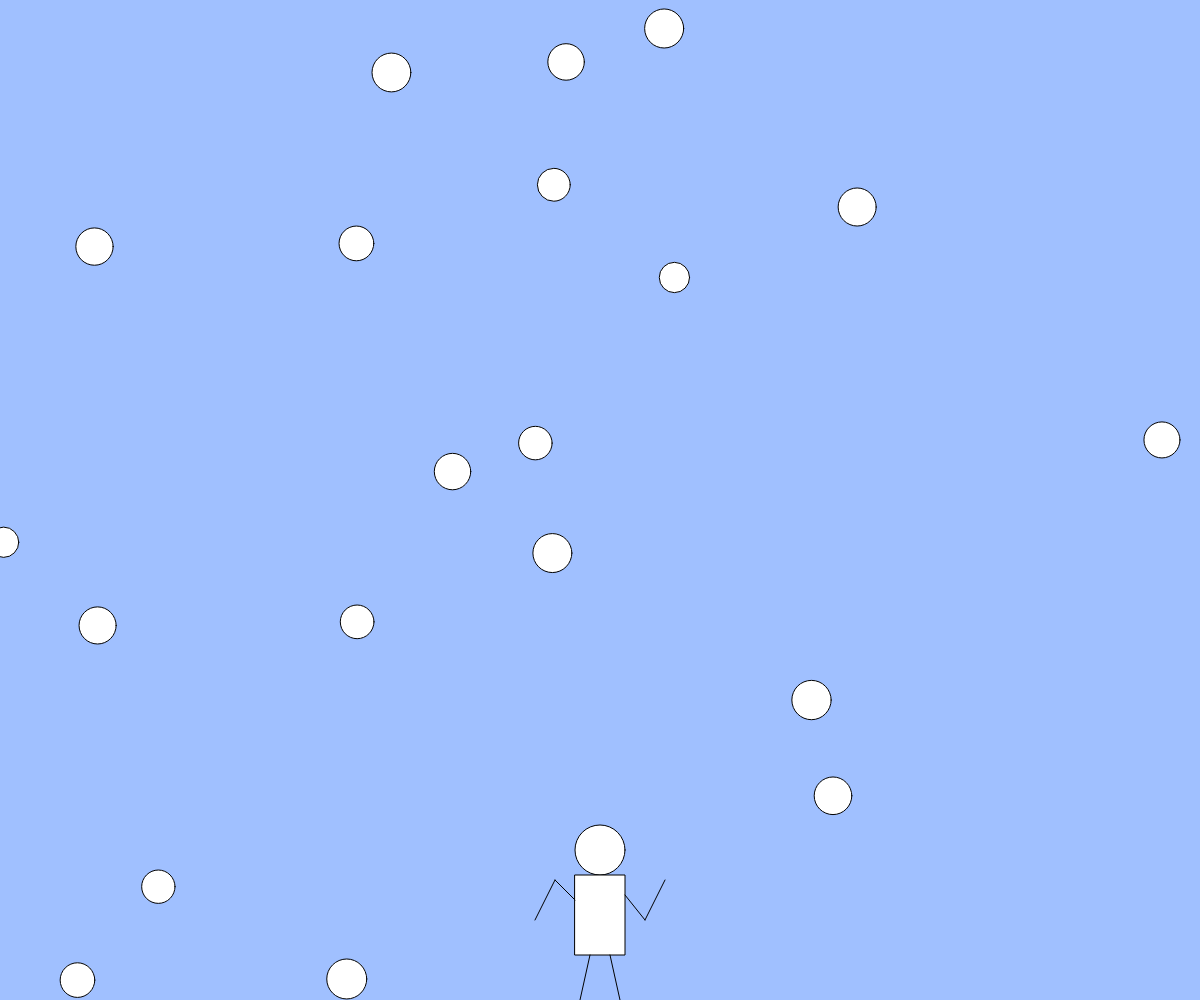
Frame 1 (no input)
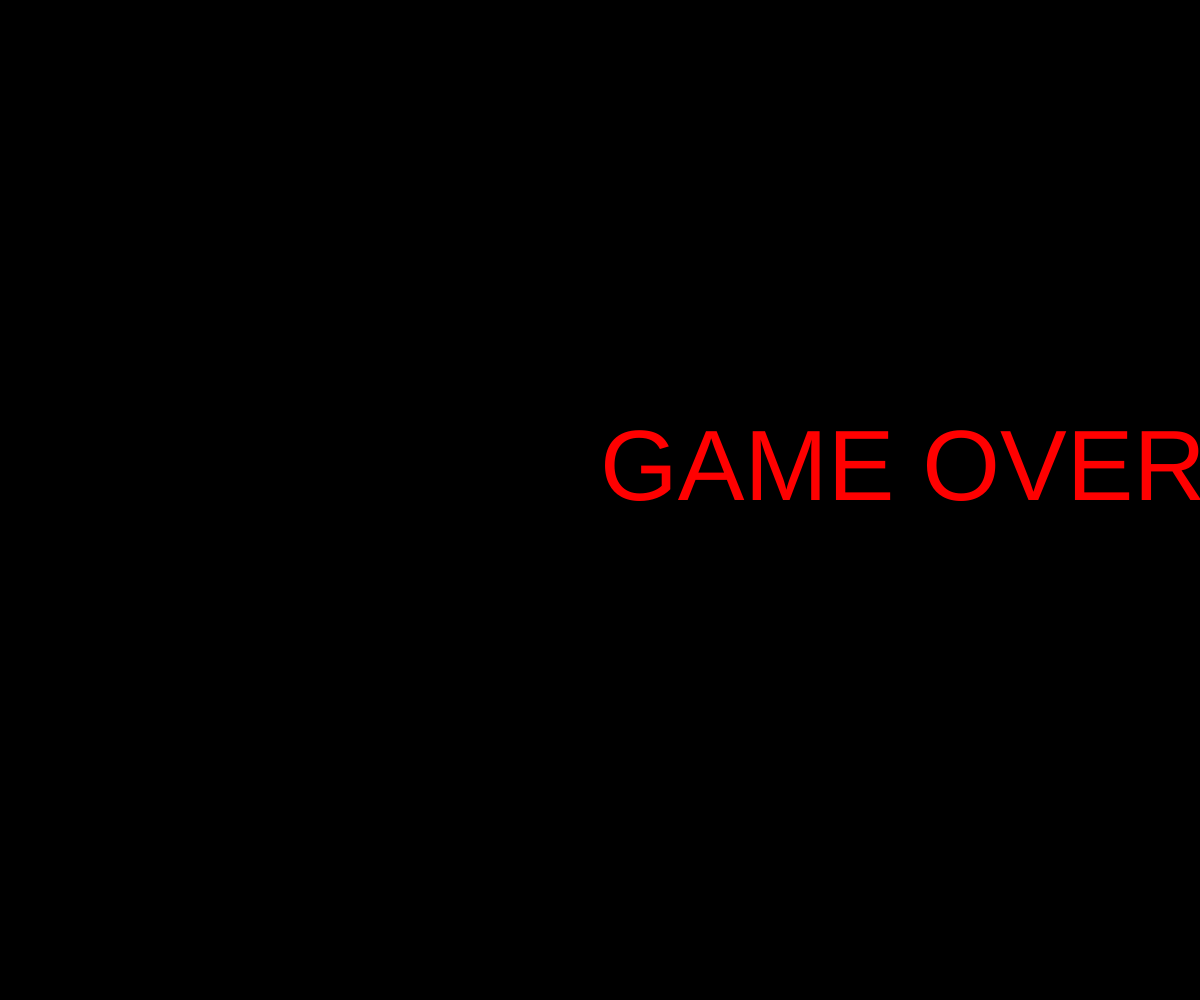
Frame 60 (no input)
Frame 120 (the mouse pressed at the canvas centre since frame 60): identical to frame 60, image omitted

The p5.js sketch that drew these frames (run headless with seeded random() and noise() and a simulated clock; from frame 60 on, the mouse is pressed at the canvas centre):

// p5.js sketch
// ── sketch.js
// 最終課題を制作しよう

let x, y;
let balls = [];
let gameOver = false;

function setup(){
  createCanvas(windowWidth, windowHeight);
  x = width/2;
  y = height;

 for(let i = 0; i < 20; i++){
  balls.push({
    s: random(width),
    t: random(height),
    vs: random(-5,5),
    vt: random(-5,5),
    size: random(30,40)
  })
 }
}

function draw(){
  if (gameOver) {
    background(0);
    fill(255,0,0);
    textSize(100);
    text("GAME OVER", width / 2, height / 2);
    return; 
  }

  background(160, 192, 255);

  drawCharacter();

  for (let b of balls){
    ellipse(b.s, b.t, b.size);
    b.s += b.vs;
    b.t += b.vt;
    if(b.s < 0 || b.s > width){ b.vs = -1 *b.vs; }
    if(b.t < 0 || b.t > height){ b.vt = -1 * b.vt; }
    b.x = constrain(b.x, 0, width);
 　 b.y = constrain(b.y, 0, height);

  let distance = dist(x, y - 85, b.s, b.t); 
  if (distance < b.size / 2 + 25) { 
  gameOver = true; 
   }
  }
}


function drawCharacter() {
  ellipse(x, y-150, 50);
  rect(x-25,y-125,50,80);
  line(x-25,y-100,x-45,y-120);
  line(x-45,y-120,x-65,y-80);
  line(x+25,y-105,x+45,y-80);
  line(x+45,y-80,x+65,y-120);
  line(x+10,y-45,x+20,y);
  line(x-10,y-45,x-20,y);
  if(keyIsDown(LEFT_ARROW)){ 
    x -= 5;
    if(keyIsDown("A".charCodeAt(0))){ x-= 10; } 
  }
  if(keyIsDown(RIGHT_ARROW)){ 
    x += 5; 
    if(keyIsDown("A".charCodeAt(0))){ x+= 10; }
  }
  if (keyIsDown(UP_ARROW)) {
    y -= 10;}
  if (y < height) {
    y += 5; 
  }
  y = constrain(y, 0, height); 
}

function windowResized(){
  resizeCanvas(windowWidth, windowHeight);
}
